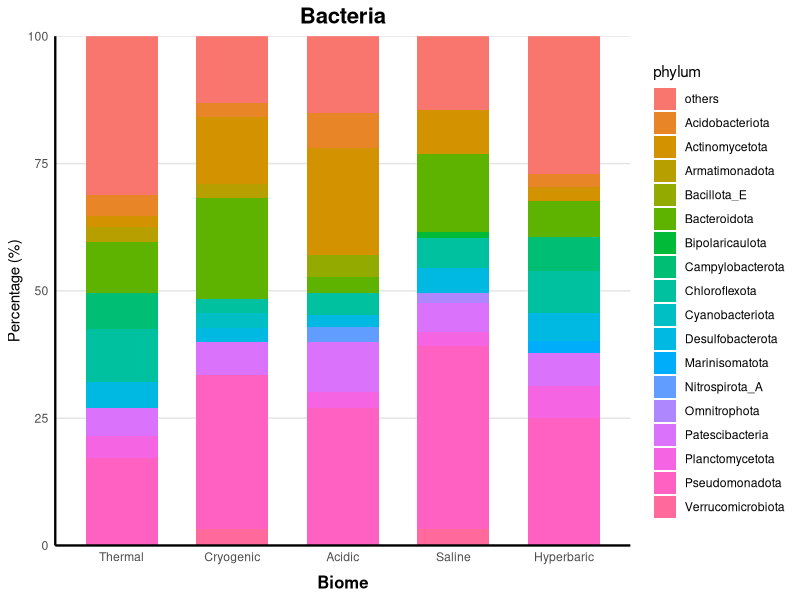

Here is the R script that generated this plot:
library(ggplot2)

df <- read.table("Figure 1E all_mags_Bacteria.txt", header = TRUE, sep = "\t")    ###Figure 1F input file: Figure 1F all_mags_Archaea.txt


phylum_levels <- c("others", sort(setdiff(unique(df$phylum), "others")))
df$phylum <- factor(df$phylum, levels = phylum_levels)
df$biome <- factor(df$biome, levels = c("Thermal", "Cryogenic", "Acidic", "Saline", "Hyperbaric"))

pdf("Figure 1E Taxonomic_breakdown.pdf",width = 6,height = 6)       ####Figure 1F, pdf("Figure 1F Taxonomic_breakdown.pdf",width = 6,height = 6)
p <- ggplot(df, aes(x = biome, y = num, fill = phylum)) +
  geom_col(width = 0.65) +
  scale_y_continuous(limits = c(0, 100.01), breaks = seq(0, 100, 25), expand = c(0, 0)) +
  labs(title = "Bacteria", x = "Biome", y = "Percentage (%)", fill = "phylum") +        ####Figure 1F, labs(title = "Archaea", x = "Biome", y = "Percentage (%)", fill = "phylum")
  theme_minimal() +
  theme(
    plot.title = element_text(hjust = 0.5, face = "bold", size = 16),
    axis.title.x = element_text(face = "bold", size = 12, margin = margin(t = 8)),
    axis.line = element_line(color = "black", linewidth = 0.8),
    panel.grid.major.x = element_blank(),
    panel.grid.minor = element_blank(),
    panel.grid.major.y = element_line(color = "grey90", linewidth = 0.5)
  )
 p
 dev.off()
